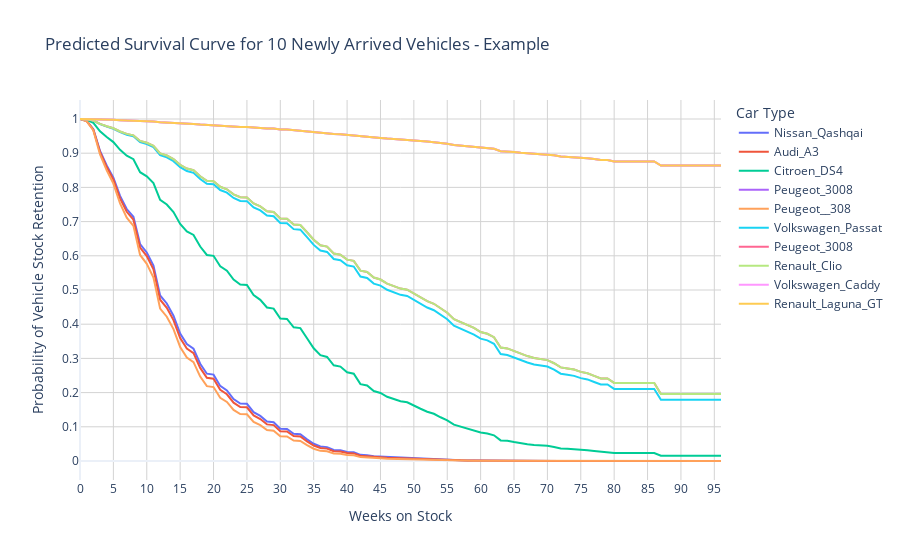

This figure's notebook cell:
### Markdown cell above
### 5. Best Model Predictions on the Test Dataset

### Code cell
# Load the best model
best_model = joblib.load("best_survival_model.pkl")

# Predict on test set and compute survival probabilities
y_pred = best_model.predict(X_test)  
y_pred_surv_prob = best_model.predict_survival_function(X_test, return_array=True)

# Compute the concordance index
c_index = concordance_index_censored(y_test["Status"], y_test["Time"], y_pred)[0]
print(f"Concordance Index on the test dataset: {c_index:.4f}")

# Restore Car_Type column from one-hot encoded features
cars_columns = [col for col in X_test.columns if col.startswith("Cars=")]
X_test["Car_Type"] = X_test[cars_columns].idxmax(axis=1).str.replace("Cars=", "")

# Create a survival probability dataframe
df_surv = pd.DataFrame(y_pred_surv_prob, columns=[f"Week {i+1}" for i in range(y_pred_surv_prob.shape[1])])
df_surv.insert(0, "Car_Type", X_test["Car_Type"].values)  # Insert car names


# Plot survival curves for the first 10 cars
fig = go.Figure()

for i in range(min(10, len(X_test))):
    fig.add_trace(go.Scatter(
        x=time_points, 
        y=y_pred_surv_prob[i], 
        mode='lines', 
        name=df_surv["Car_Type"].iloc[i],  # Ovo ostaje za legendu
        hovertemplate="Car Type: " + df_surv["Car_Type"].iloc[i] + "<br>Weeks on Stock: %{x}<br>Probability: %{y:.2f}"
    ))

fig.update_layout(
    title="Predicted Survival Curve for 10 Newly Arrived Vehicles - Example",
    xaxis_title="Weeks on Stock",
    yaxis_title="Probability of Vehicle Stock Retention",
    legend_title="Car Type",
    xaxis=dict(dtick=5, gridcolor='lightgray'),
    yaxis=dict(dtick=0.1, gridcolor='lightgray'),
    template="plotly_white"
)

fig.show()

# Remove Car_Type from X_test
X_test.drop(columns=["Car_Type"], inplace=True)
